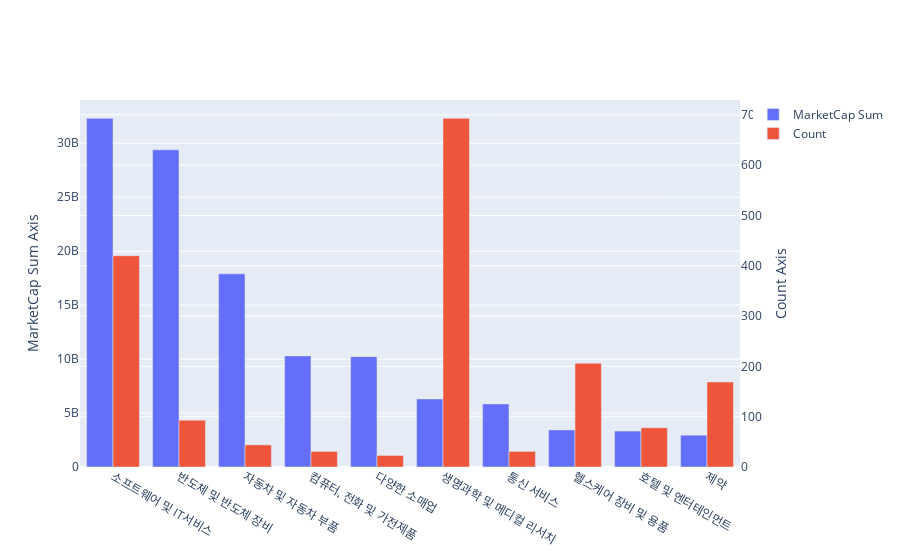

Source (notebook cell):
### Code cell
df = pd.DataFrame(mc_nasdaq_df, columns=['Industry', 'MarketCap']).groupby('Industry').sum()
df = df.sort_values(by=['MarketCap'], ascending=False)[:10]

df2 = []
for index in df.index:
    df2.append([index, nasdaq_count[index]])
df2 = pd.DataFrame(df2, columns=['Industry', 'Count']).set_index('Industry')

fig = go.Figure(
    data=[
        go.Bar(name='MarketCap Sum', x = df.index, y = df['MarketCap'], yaxis='y', offsetgroup=1),
        go.Bar(name='Count', x = df2.index, y = df2['Count'], yaxis='y2', offsetgroup=2)
    ],
    layout={
        'yaxis': {'title': 'MarketCap Sum Axis'},
        'yaxis2': {'title': 'Count Axis', 'overlaying': 'y', 'side': 'right'},
    }
)
# fig.update_layout(title='MarketCap Sum')
fig.show()

top_industries = list(df.index)
print(top_industries)

### Figure 1 — Plotly figure (JSON) as saved in the notebook; plotly's stock layout.template omitted (floating-point values rounded to 4 significant figures)
{"data": [{"name": "MarketCap Sum", "offsetgroup": "1", "type": "bar", "x": ["소프트웨어 및 IT서비스", "반도체 및 반도체 장비", "자동차 및 자동차 부품", "컴퓨터, 전화 및 가전제품", "다양한 소매업", "생명과학 및 메디컬 리서치", "통신 서비스", "헬스케어 장비 및 용품", "호텔 및 엔터테인먼트", "제약"], "y": [32310000000.0, 29390000000.0, 17900000000.0, 10300000000.0, 10230000000.0, 6308000000.0, 5842000000.0, 3440000000.0, 3331000000.0, 2948000000.0], "yaxis": "y"}, {"name": "Count", "offsetgroup": "2", "type": "bar", "x": ["소프트웨어 및 IT서비스", "반도체 및 반도체 장비", "자동차 및 자동차 부품", "컴퓨터, 전화 및 가전제품", "다양한 소매업", "생명과학 및 메디컬 리서치", "통신 서비스", "헬스케어 장비 및 용품", "호텔 및 엔터테인먼트", "제약"], "y": [420, 93, 44, 31, 23, 693, 31, 206, 78, 169], "yaxis": "y2"}], "layout": {"yaxis": {"title": {"text": "MarketCap Sum Axis"}}, "yaxis2": {"overlaying": "y", "side": "right", "title": {"text": "Count Axis"}}}}
